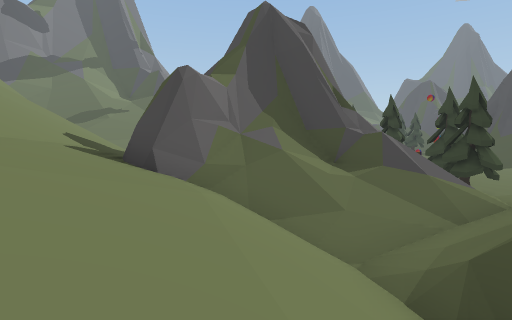
view 1 (above)

24 first-person views from a walk through a 3-D level made in the Unity game engine. The camera is 1.2 m above the floor, tilts 6° down and sees 85° across. The floor is counted in squares, 2.4 m on a side. Each view is taken from the middle of a square. On the plan, view 1 faces up. The plan holds only what a view shows up to about 9 squares ahead; the rest is blank. The place goes on beyond the plan. The player character is not drawn.

view 2
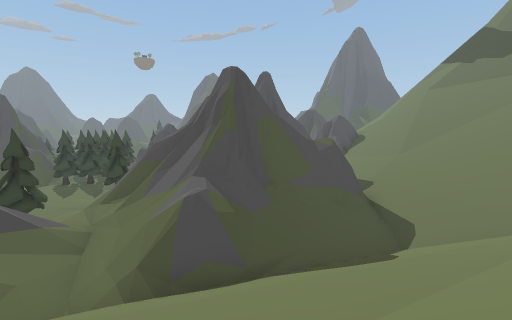

view 3
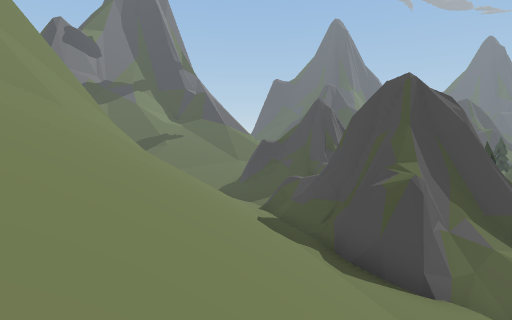

view 4
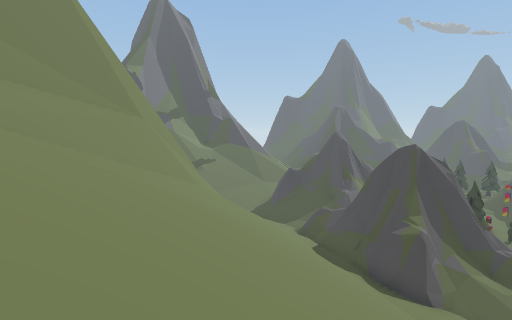

view 5
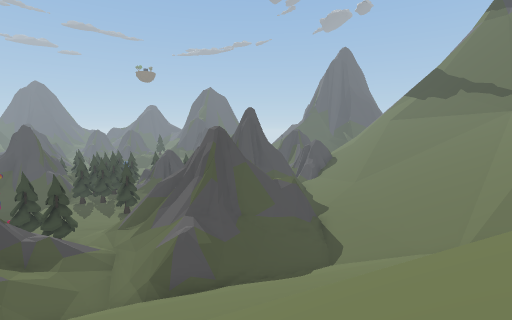

view 6
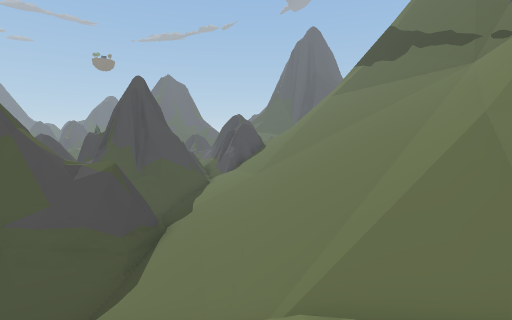

view 7
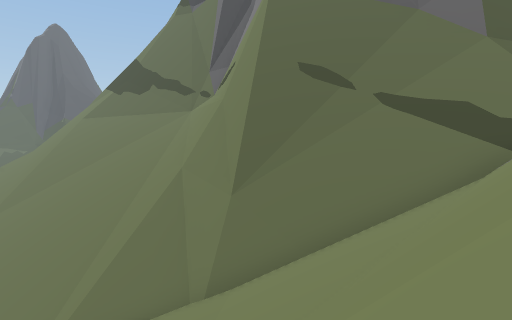

view 8
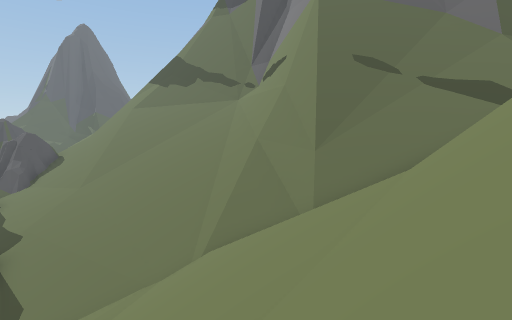

view 9
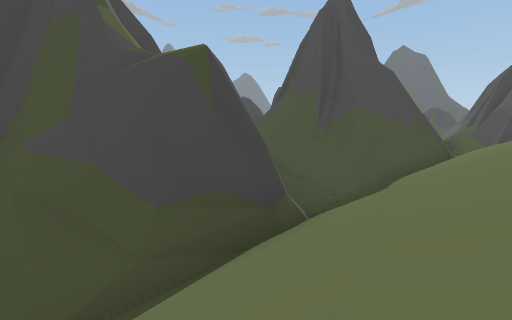

view 10
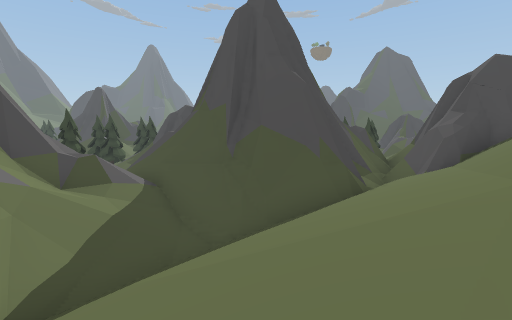

view 11
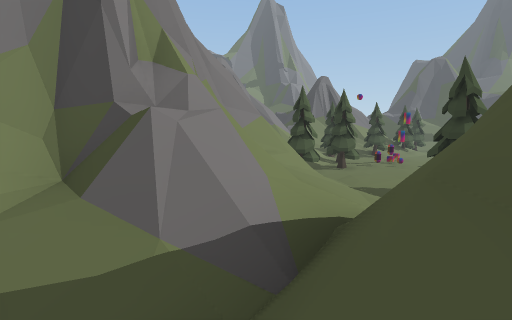

view 12
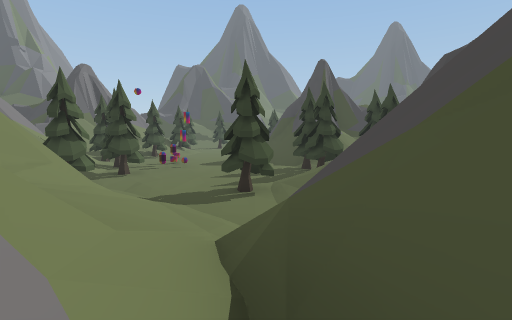

view 13
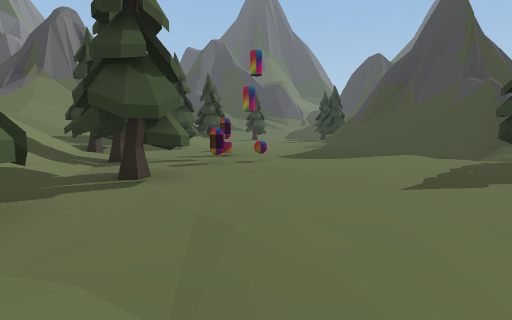

view 14
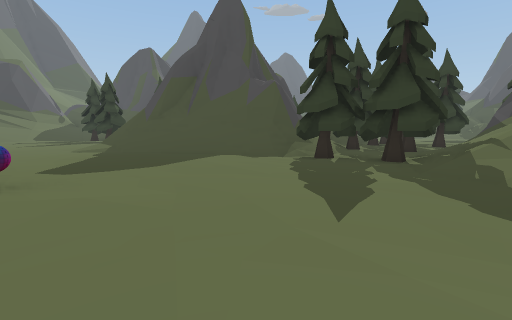

view 15
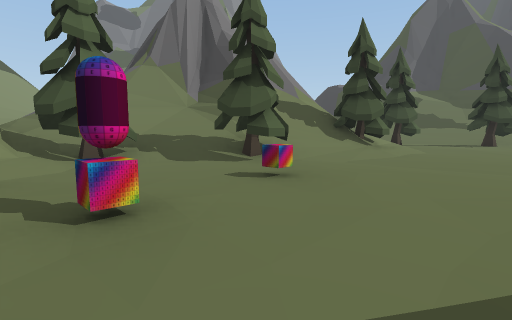

view 16
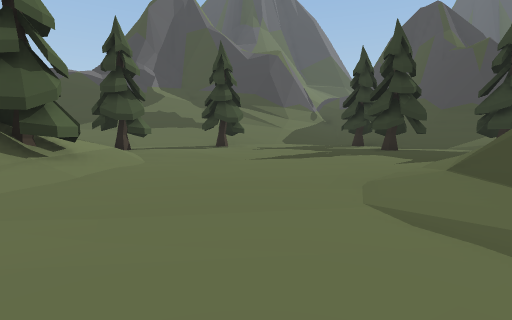

view 17
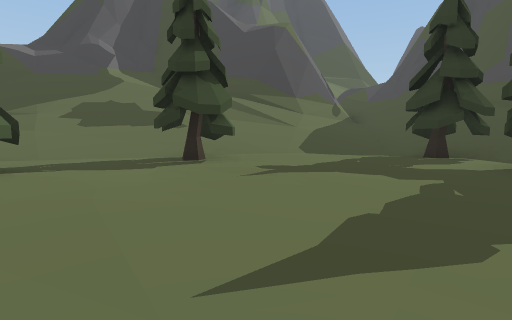

view 18
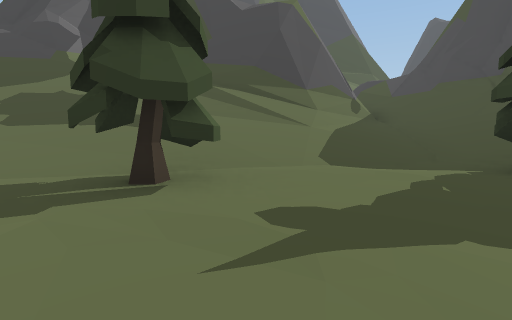

view 19
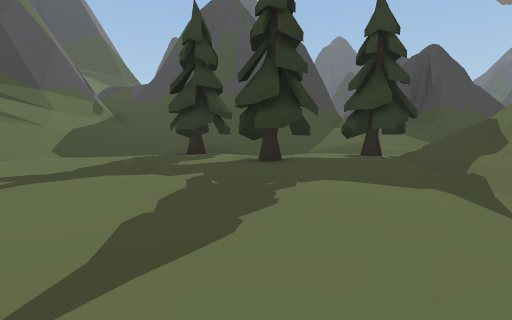

view 20
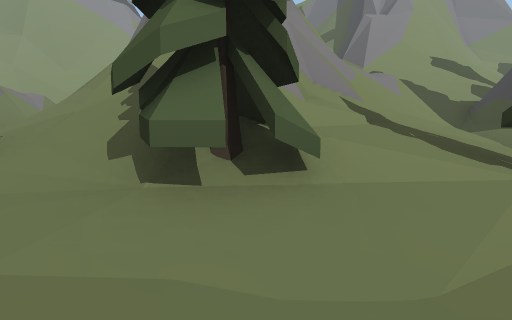

view 21
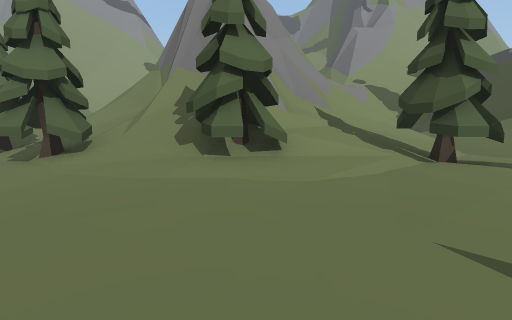

view 22
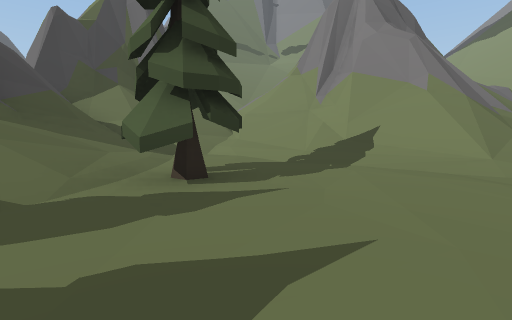

view 23
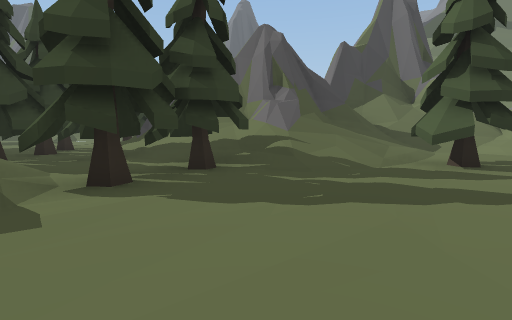

view 24
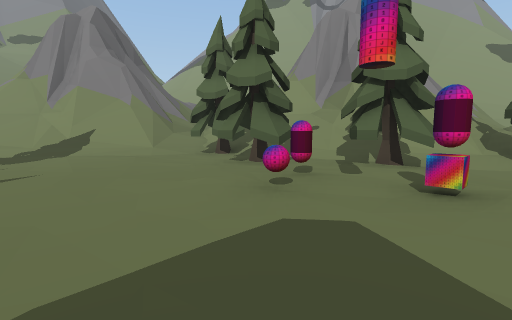

### Floor plan
Key: @ floor where view 1 was taken; # wall or solid block; x gap in a wall; . main floor; : floor 0.5 m higher than the main floor; + floor 0.75 m higher than the main floor; / step, stairs or slope; = window, fence, low wall or low ledge; ^ raised ledge; v drop or lower ground; T tree; O other object.
Columns run from 11 left of view 1 to 18 right of it. Each row starts with its distance up from view 1.
 30              ^ ^      ^#//##
 29              #^#   ^^^##///#
 28             ////// ///////=#
 27             /=/////////////#
 26           ###=/////////////
 25           ///////////:..///
 24             /////:.T:::TT//##
 23             #///...T::::.:///
 22            /////TT:.::.TT.T//#
 21            ##/////::...::TT:=#
 20             ##=///....:::// /#
 19              #^#/T:....////
 18              #^//T..../
 17              #==//....=#
 16            ###//TT..../##
 15            /=///T.O...//#
 14            ////T.....::/##
 13            ////T..O:.::/##
 12           //////.T::..::///TT
 11           /= #//TTOO....T..TTT
 10              #///TT:....TT.T..
  9    #= ////#  ##//TT.:...////#
  8   ## /////#  ##/+T.::..//=//#
  7   ##/////######//T::.TT//=#^
  6   ##/////#####= ////...+/#^
  5   ##/////##//////=///:::/#
  4   #//////////////^#=//.//##
  3  ##/////////////####//////#
  2 ###//////////#/######////#^
  1   //////  ///#/### ##=x###
  0   /////////@/=v######=/##
 -1    //////////////###////#
 -2     ///// ////+//# /////#
 -3      / //  //////##/////#^^^##
 -4         /   //////#/////##/xv#
 -5         ///////////////////###
 -6         ///////////////////##
 -7         /////////////////////
 -8         /// /////////
 -9         ////////////
-10         ////##//////
-11         ////##^#////
-12         ////#^ ^#///
-13         ///#^   ##//
-14         //=^^    ###
-15         /##^

Where each view was taken, in squares from view 1:
view 1: 0 up, 0 right, facing up
view 2: 0 up, 3 left, facing right
view 3: 0 up, 4 left, facing up
view 4: 3 down, 6 left, facing up
view 5: 1 down, 6 left, facing right
view 6: 7 down, 1 left, facing right
view 7: 7 down, 3 left, facing down-right
view 8: 4 down, 3 left, facing down-right
view 9: 6 down, 5 right, facing up-right
view 10: 7 down, 8 right, facing up-right
view 11: 1 down, 12 right, facing up-left
view 12: 0 up, 11 right, facing up
view 13: 6 up, 8 right, facing up
view 14: 8 up, 8 right, facing up-right
view 15: 12 up, 9 right, facing up-left
view 16: 15 up, 9 right, facing up
view 17: 19 up, 9 right, facing up
view 18: 21 up, 9 right, facing up
view 19: 19 up, 9 right, facing up-right
view 20: 19 up, 8 right, facing left
view 21: 19 up, 10 right, facing left
view 22: 10 up, 10 right, facing down
view 23: 12 up, 10 right, facing down-right
view 24: 13 up, 10 right, facing down-left
